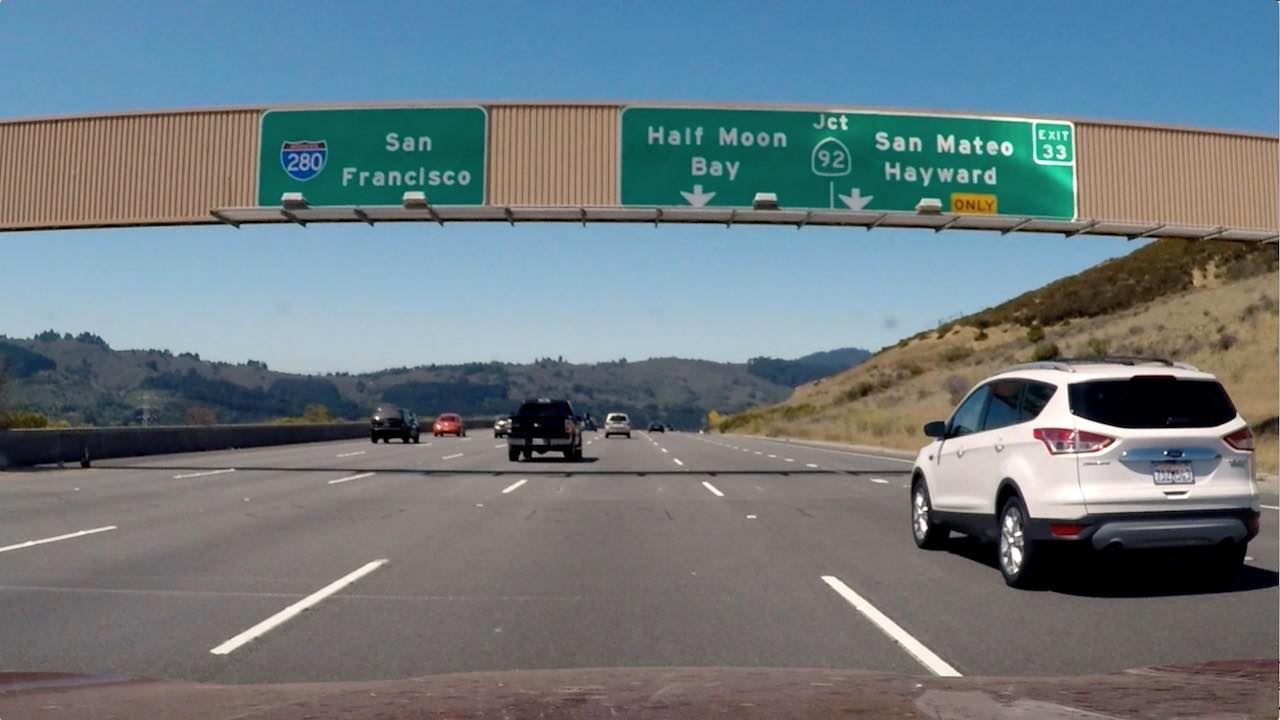
#> input picture self-driving-car-engineer-nd/color_spaces/signs_vehicles_xygrad.png, 1280 x 720 px
$ python sobel.py   (older library calls are emulated)
#> lines starting #> are read from the running program, lines starting #| are printed output that depends on the picture; after the words box and inside, x2 and y2 are one past the last pixel; in counts of white or black regions, pixels touching at a corner belong together
#> further down, image is the input picture: shape (720, 1280, 3) float32; mean R, G, B 0.428, 0.477, 0.5
import cv2
import numpy as np
import matplotlib.pyplot as plt
import matplotlib.image as mpimg

def abs_sobel_thresh(image, orient = 'x', threshold_min = 0, threshold_max = 255):

    # convert to grayscale
#> called with orient = 'x', threshold_min = 20, threshold_max = 100
    gray = cv2.cvtColor(image, cv2.COLOR_RGB2GRAY)
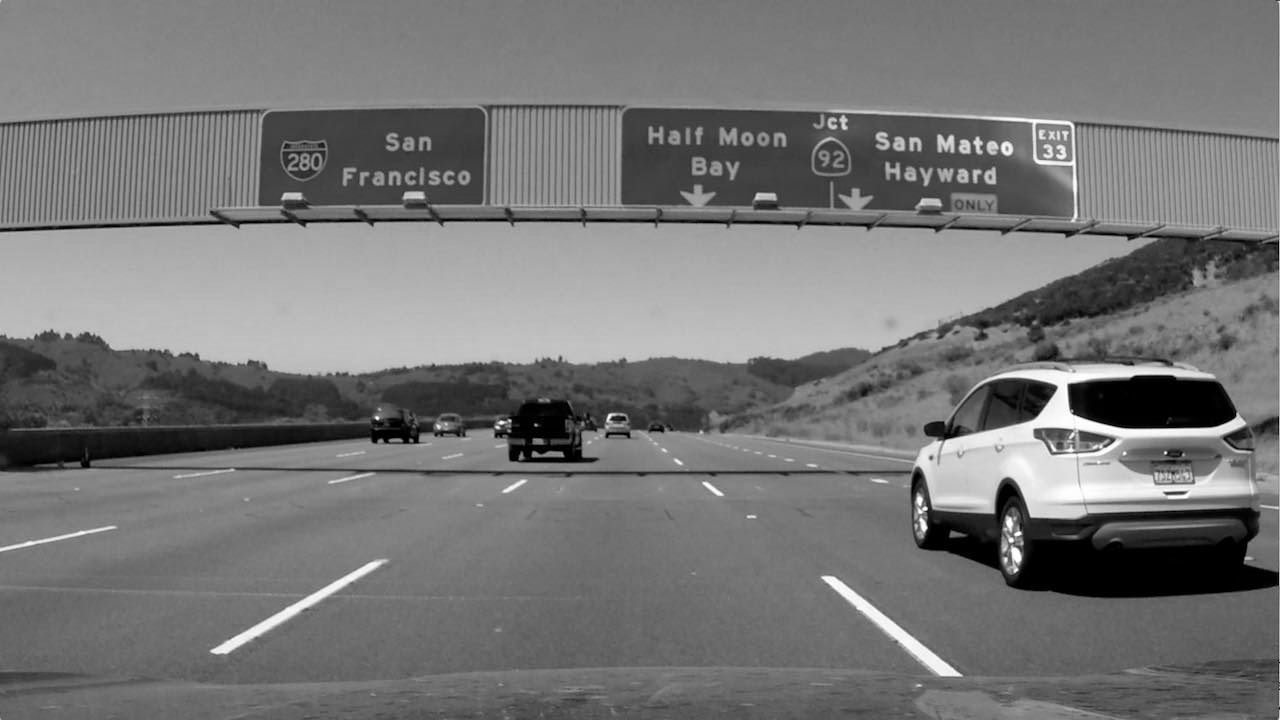
#> gray: shape (720, 1280) float32; min 0, max 0.999, mean 0.465

    # apply sobel operator
    sobel = cv2.Sobel(gray, cv2.CV_64F, 1, 0) if orient == 'x' else cv2.Sobel(gray, cv2.CV_64F, 0, 1)
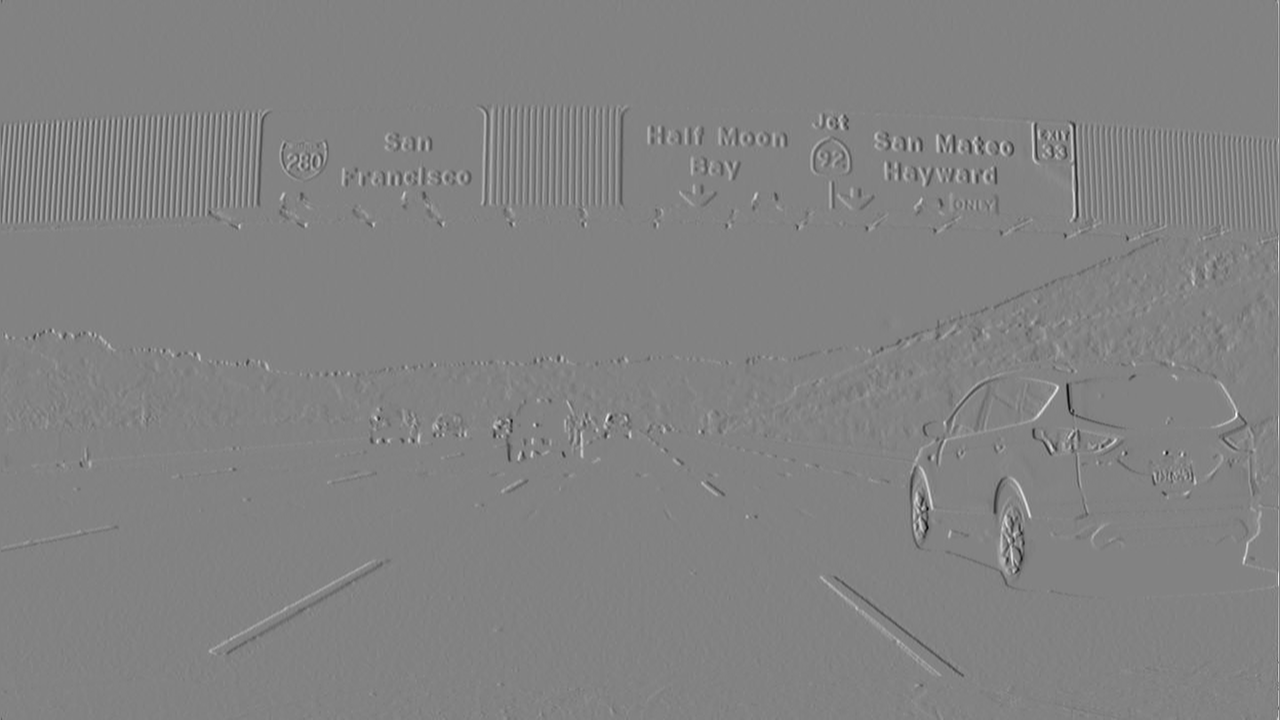
#> sobel: shape (720, 1280) float64; min -3.19, max 3.04, mean 0.000561; drawn with min black and max white

    # absolute value
    abs_sobel = np.absolute(sobel)
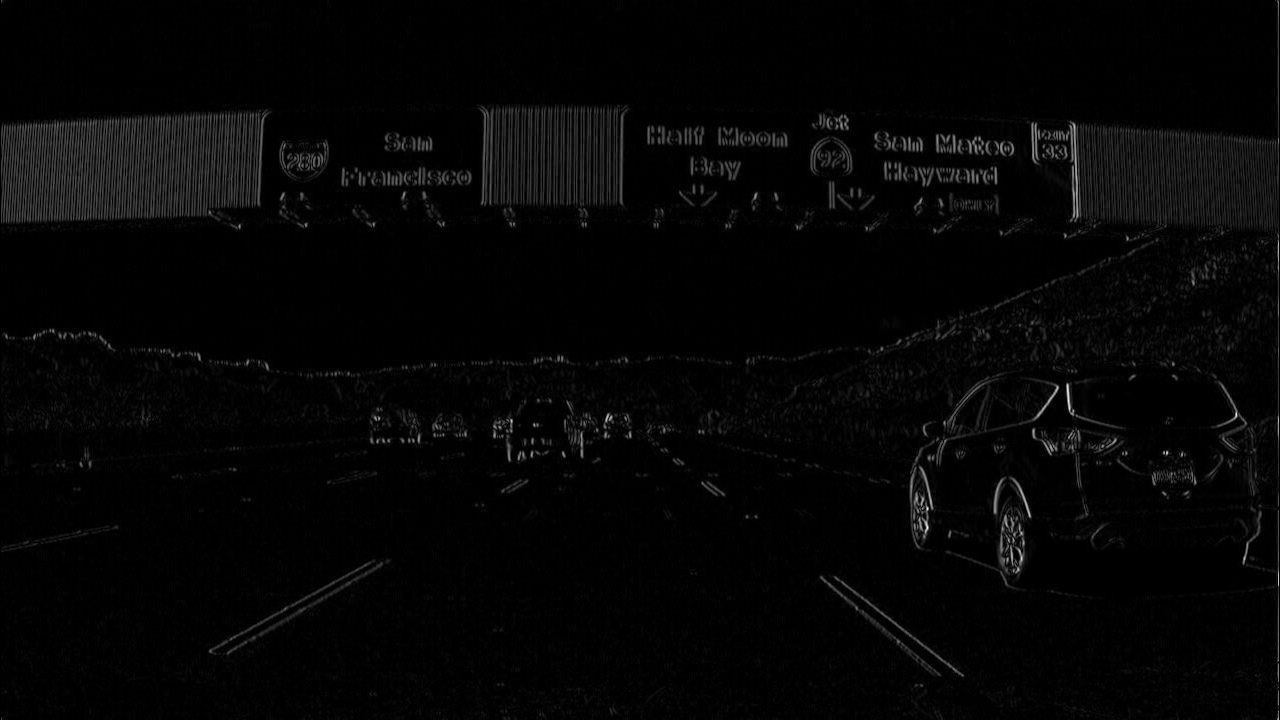
#> abs_sobel: shape (720, 1280) float64; min 0, max 3.19, mean 0.0728; drawn with min black and max white

    # scale to 8-bit image
    scaled_sobel = np.uint8(255 * abs_sobel / np.max(abs_sobel))

    # create binary threshold to select pixels based on gradient strength
    sobel_binary = np.zeros_like(scaled_sobel)
    sobel_binary[(scaled_sobel >= threshold_min) & (scaled_sobel <= threshold_max)] = 1

    return sobel_binary

image = mpimg.imread("signs_vehicles_xygrad.png")
grad_binary = abs_sobel_thresh(image, orient = 'x', threshold_min = 20, threshold_max = 100)
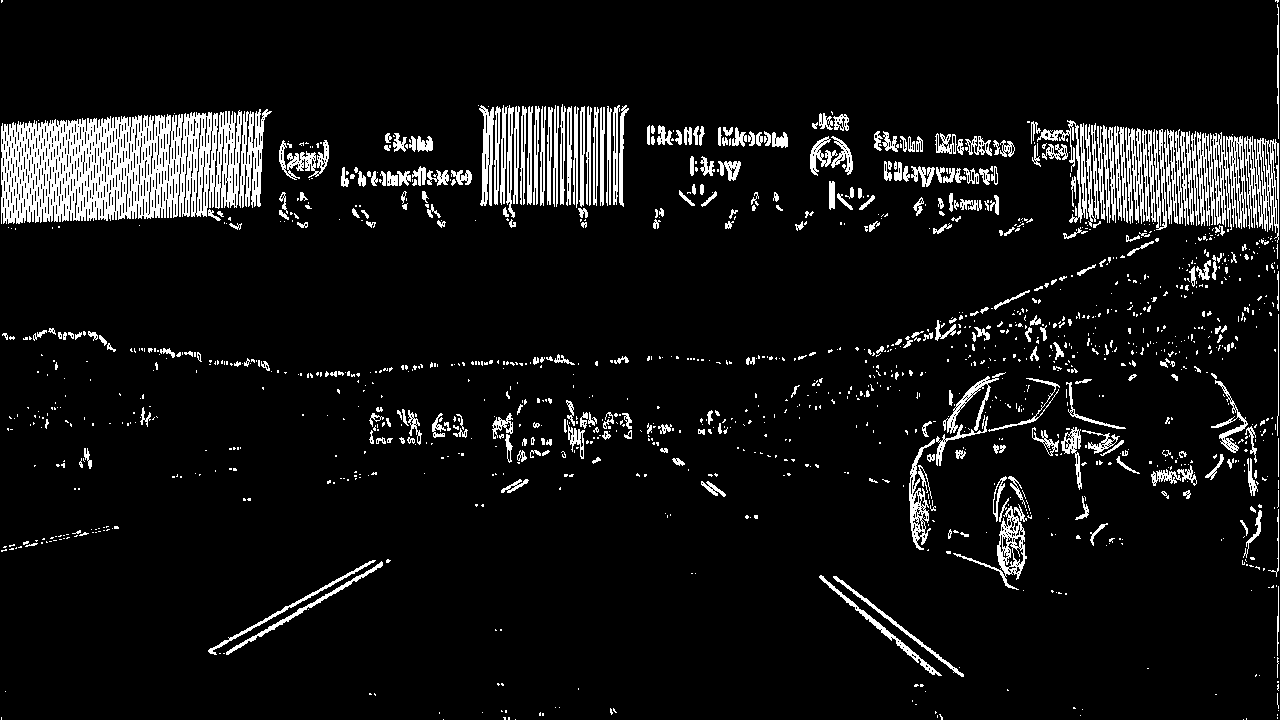
#> grad_binary: shape (720, 1280); values 0 (black) and 1 (white), 7.9% white; 1378 white regions (1040 under 20 px), largest, box (x1, y1, x2, y2) and area: (1, 110, 242, 224) 18700, (1197, 132, 1247, 230) 2653, (1244, 136, 1279, 243) 1807
f, (ax1, ax2) = plt.subplots(1, 2, figsize = (24, 9))
f.tight_layout()

ax1.imshow(image)
ax1.set_title("Original image")

ax2.imshow(grad_binary)
ax2.set_title("Thresholded gradient")


plt.subplots_adjust(left = 0., right = 1, top = 0.9, bottom = 0.)
plt.show()
